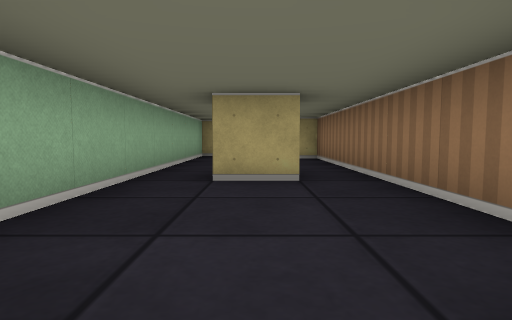
[1] (above)

14 first-person views from a walk through a cub3D maze. The camera is about half as high as the walls, tilts 4° down and sees 80° across. The floor is counted in squares. Each view is taken from the middle of a square. On the plan, view 1 faces up. The plan holds only what a view shows up to about 9 squares ahead; the rest is blank. The place goes on beyond the plan.

[2]
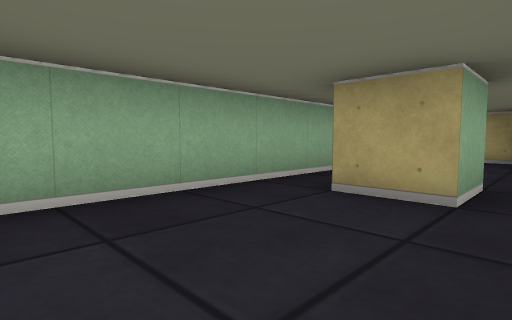

[3]
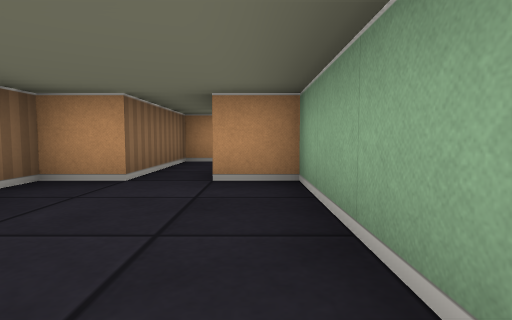

[4]
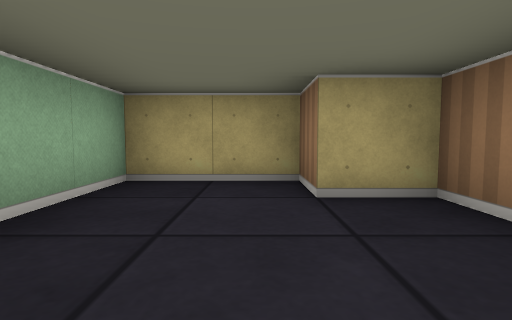

[5]
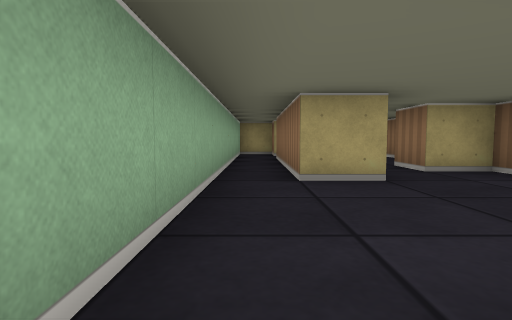

[6]
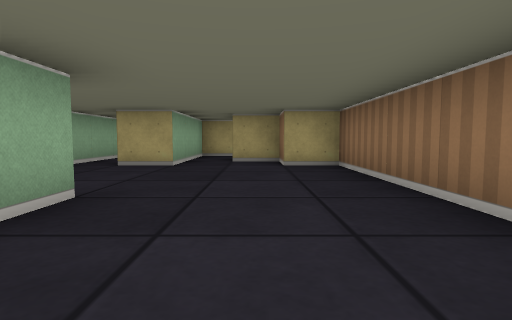

[7]
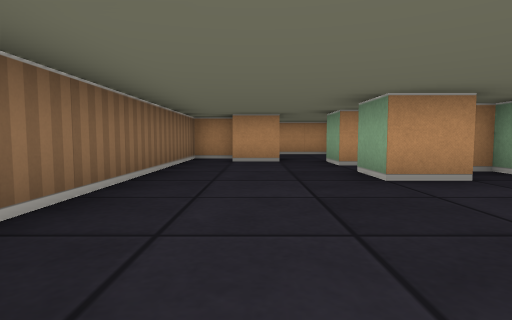

[8]
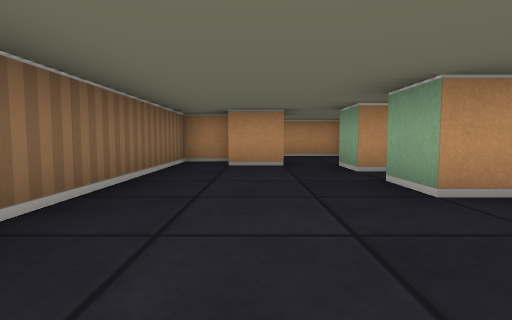

[9]
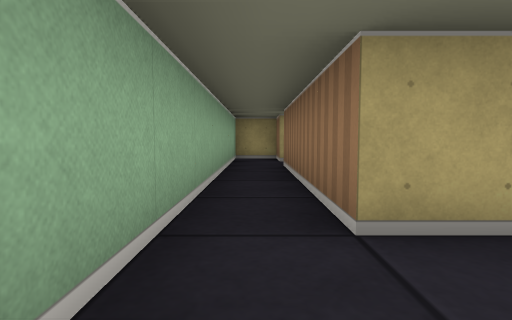

[10]
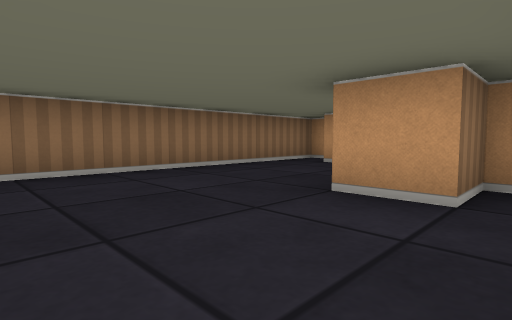

[11]
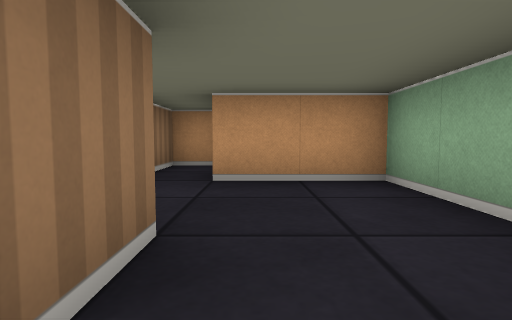

[12]
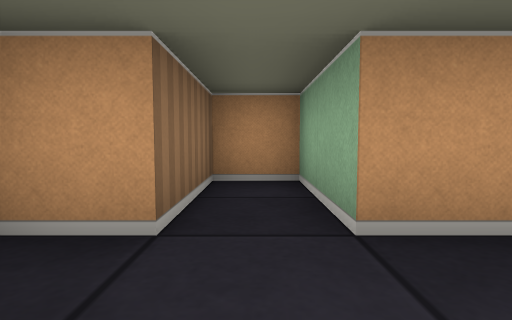

[13]
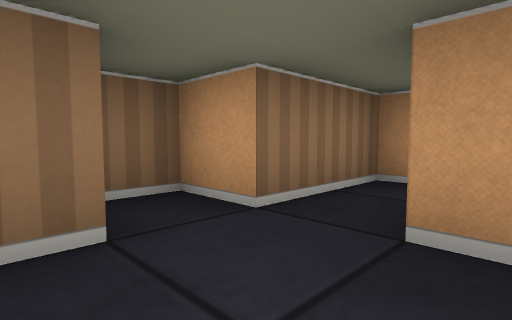

[14]
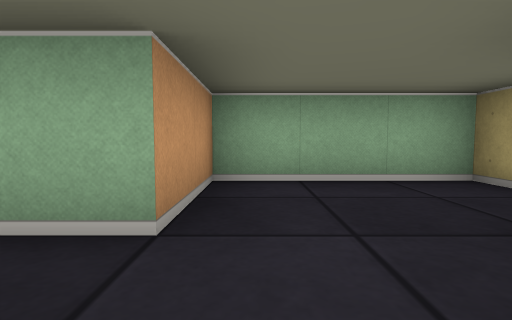

### Floor plan
Points are (right, up) in squares from view 1. A wall is a line through its corners. A room is listed if a view was taken in it or the views show most of it. See-through windows are left out.
Room 1 (view 1)
walls: (-0.6, -1.5) (-1.5, -1.5) (-1.5, -2.5); (-0.1, -2.5) (0.5, -2.5) (0.5, 0.5)
ways out: opening at (0, 0) to room 2; opening at (-1, -3) to room 3
Room 2 (views 2, 3, 4)
walls: (0.5, 4.6) (0.5, 3.5) (-0.5, 3.5); (0.5, 0.5) (1.5, 0.5) (1.5, 7.5) (0.5, 7.5) (0.5, 8.5) (-1.5, 8.5) (-1.5, 0.5) (-0.5, 0.5)
ways out: opening at (0, 0) to room 1
Room 3 (views 5, 6, 7, 8, 9, 10, 11)
walls: (-1.5, -9.5) (-1.5, -10.5); (-1.5, -2.5) (-1.5, -4.5) (-2.5, -4.5) (-2.5, -0.5); (-0.5, -10.5) (0.5, -10.5); (0.5, -11.5) (1.5, -11.5) (1.5, -4.5) (0.5, -4.5) (0.5, -3.5) (-0.5, -3.5) (-0.5, -2.5); (-2.5, 0.5) (-2.5, 1.5) (-3.5, 1.5) (-3.5, -8.5) (-2.5, -8.5) (-2.5, -7.5) (-1.5, -7.5) (-1.5, -8.5)
ways out: opening at (-1, -3) to room 1; opening at (-1, -11) to room 4
Room 4 (views 12, 13, 14)
walls: (0.5, -12.6) (0.5, -12); (-0.5, -11.5) (-0.5, -10.5); (-1.9, -10.5) (-2.5, -10.5) (-2.5, -13.5) (-0.5, -13.5) (-0.5, -15.5) (0.5, -15.5) (0.5, -13.5) (1.5, -13.5) (1.5, -12.8)
ways out: opening at (-1, -11) to room 3

Where each view was taken, in squares from view 1:
view 1: 0 up, 0 right, facing up
view 2: 1 up, 1 right, facing up-left
view 3: 4 up, 1 left, facing down
view 4: 5 up, 0 right, facing up
view 5: 8 down, 3 left, facing up
view 6: 10 down, 0 right, facing up
view 7: 4 down, 0 right, facing down
view 8: 5 down, 0 right, facing down
view 9: 6 down, 3 left, facing up
view 10: 5 down, 3 left, facing down-right
view 11: 10 down, 1 left, facing down
view 12: 12 down, 0 right, facing down
view 13: 12 down, 1 left, facing down-right
view 14: 13 down, 1 right, facing left
